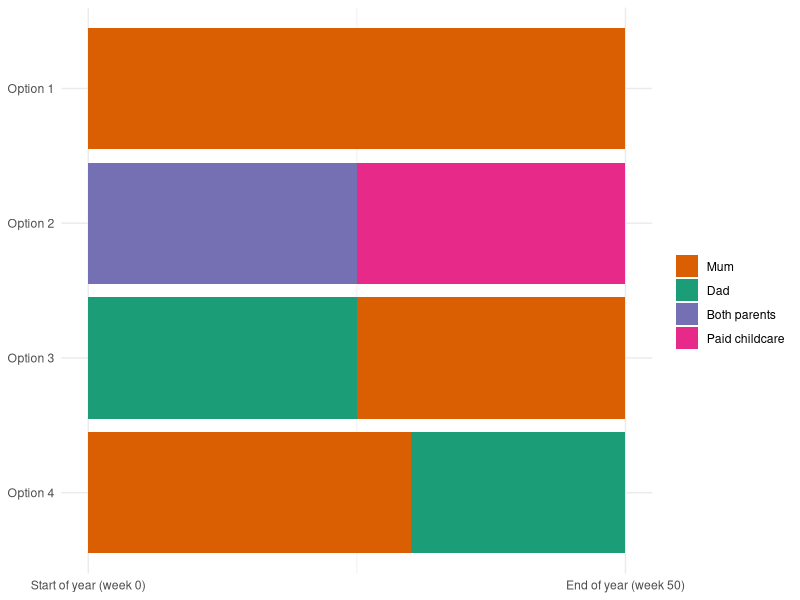

Reproduce this figure in R.
## ---- chunk 1
library(ggplot2)
library(dplyr)

df <- tibble(
  option = c("Option 1", 
             "Option 2", "Option 2",
             "Option 3", "Option 3",
             "Option 4", "Option 4"),
  person = c("Mum", 
             "Both parents", "Paid childcare",
             "Dad first", "Mum",
             "Mum", "Dad last"),
  value = c(1, 
            0.5, 0.5,
            0.5, 0.5,
            0.6, 0.4)
) %>% 
  mutate(person = factor(person,
                         levels = c("Dad first", "Mum", "Dad last",
                                    "Both parents", "Paid childcare")),
         option = factor(option,
                         levels = paste("Option", 4:1)))

ggplot(df, aes(x = option, y = value, fill = person)) +
  geom_col() +
  scale_fill_manual(name = "",
                    breaks = c(NA, "Mum", "Dad last",
                               "Both parents", "Paid childcare"),
                    labels = c(NA, "Mum", "Dad", "Both parents", "Paid childcare"),
                    values = c("#1B9E77", "#D95F02", "#1B9E77", "#7570B3", "#E7298A"),
                    na.value = "#1B9E77") +
  theme_minimal() + 
  coord_flip() +
  theme(axis.title = element_blank()) +
  scale_y_reverse(labels = c("Start of year (week 0)",
                             "End of year (week 50)"),
                  breaks = 1:0)
